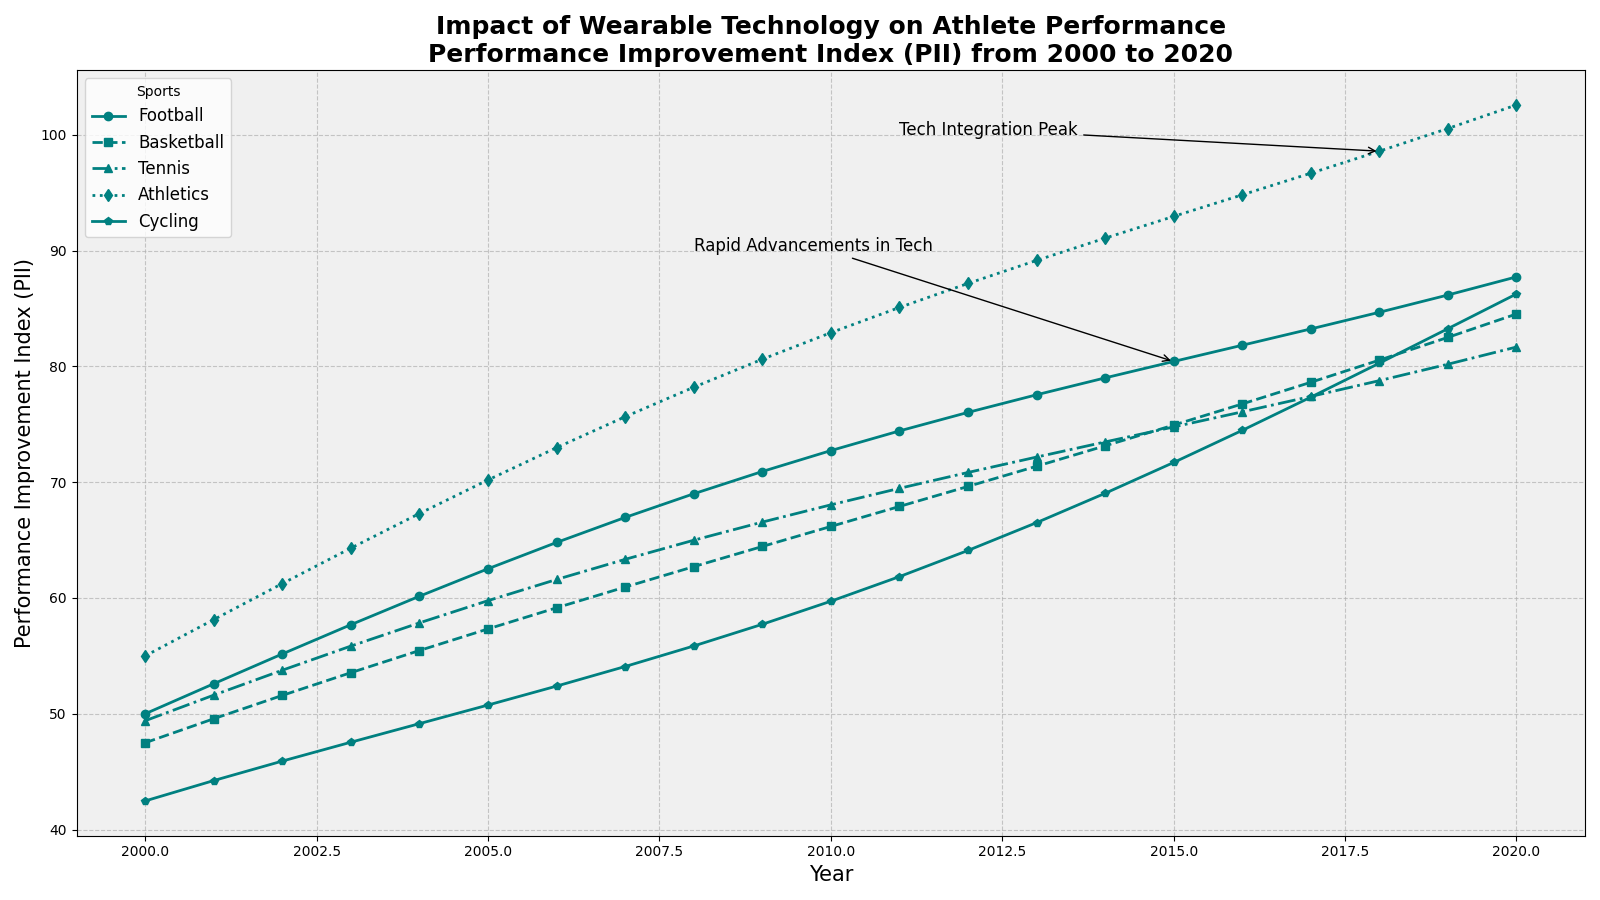

The Python source for this figure:
import matplotlib.pyplot as plt
import numpy as np

# Define the years and the Performance Improvement Index for various sports
years = np.arange(2000, 2021)
football_pii = [50 + 3*np.sin(0.2*x) + 2*x for x in range(len(years))]
basketball_pii = [45 + 2.5*np.cos(0.15*x) + 2.1*x for x in range(len(years))]
tennis_pii = [48 + 2.8*np.sin(0.18*x + np.pi/6) + 1.8*x for x in range(len(years))]
athletics_pii = [55 + 3.2*np.sin(0.2*x) + 2.5*x for x in range(len(years))]
cycling_pii = [40 + 3.5*np.cos(0.2*x + np.pi/4) + 2.3*x for x in range(len(years))]

# Create the plot
fig, ax = plt.subplots(figsize=(16, 9))

# Apply a single color consistently across all data groups
single_color = 'teal'
ax.plot(years, football_pii, marker='o', linestyle='-', linewidth=2, color=single_color, label='Football')
ax.plot(years, basketball_pii, marker='s', linestyle='--', linewidth=2, color=single_color, label='Basketball')
ax.plot(years, tennis_pii, marker='^', linestyle='-.', linewidth=2, color=single_color, label='Tennis')
ax.plot(years, athletics_pii, marker='d', linestyle=':', linewidth=2, color=single_color, label='Athletics')
ax.plot(years, cycling_pii, marker='p', linestyle='-', linewidth=2, color=single_color, label='Cycling')

# Title and labels
ax.set_title('Impact of Wearable Technology on Athlete Performance\nPerformance Improvement Index (PII) from 2000 to 2020', fontsize=18, fontweight='bold')
ax.set_xlabel('Year', fontsize=15)
ax.set_ylabel('Performance Improvement Index (PII)', fontsize=15)

# Adding a legend
ax.legend(title='Sports', loc='upper left', fontsize=12)

# Annotate for notable points
ax.annotate('Rapid Advancements in Tech', xy=(2015, football_pii[15]), xytext=(2008, 90),
            arrowprops=dict(facecolor='black', arrowstyle='->'), fontsize=12)
ax.annotate('Tech Integration Peak', xy=(2018, athletics_pii[18]), xytext=(2011, 100),
            arrowprops=dict(facecolor='black', arrowstyle='->'), fontsize=12)

# Grid and styling
ax.grid(True, linestyle='--', alpha=0.7)
ax.set_facecolor('#f0f0f0')

# Automatically adjust layout 
plt.tight_layout()

# Display the plot
plt.show()
